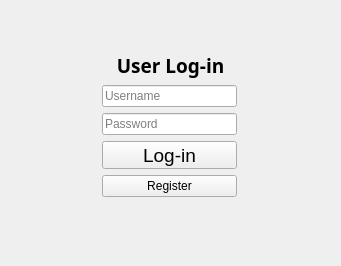
<?xml version="1.0" encoding="UTF-8"?>
<ui version="4.0">
 <class>MainWindow</class>
 <widget class="QMainWindow" name="MainWindow">
  <property name="windowModality">
   <enum>Qt::ApplicationModal</enum>
  </property>
  <property name="geometry">
   <rect>
    <x>0</x>
    <y>0</y>
    <width>341</width>
    <height>266</height>
   </rect>
  </property>
  <property name="minimumSize">
   <size>
    <width>341</width>
    <height>266</height>
   </size>
  </property>
  <property name="maximumSize">
   <size>
    <width>341</width>
    <height>266</height>
   </size>
  </property>
  <property name="windowTitle">
   <string>ABC Log-in</string>
  </property>
  <property name="animated">
   <bool>true</bool>
  </property>
  <widget class="QWidget" name="centralwidget">
   <property name="minimumSize">
    <size>
     <width>341</width>
     <height>266</height>
    </size>
   </property>
   <property name="maximumSize">
    <size>
     <width>341</width>
     <height>266</height>
    </size>
   </property>
   <widget class="QWidget" name="layoutWidget">
    <property name="geometry">
     <rect>
      <x>102</x>
      <y>52</y>
      <width>135</width>
      <height>145</height>
     </rect>
    </property>
    <layout class="QGridLayout" name="gridLayout">
     <item row="0" column="0">
      <widget class="QLabel" name="label">
       <property name="font">
        <font>
         <family>Yu Gothic UI Semibold</family>
         <pointsize>14</pointsize>
         <weight>75</weight>
         <bold>true</bold>
        </font>
       </property>
       <property name="text">
        <string>   User Log-in</string>
       </property>
      </widget>
     </item>
     <item row="1" column="0">
      <widget class="QLineEdit" name="lineEdit">
       <property name="placeholderText">
        <string>Username</string>
       </property>
      </widget>
     </item>
     <item row="2" column="0">
      <widget class="QLineEdit" name="lineEdit_2">
       <property name="echoMode">
        <enum>QLineEdit::Password</enum>
       </property>
       <property name="placeholderText">
        <string>Password</string>
       </property>
      </widget>
     </item>
     <item row="3" column="0">
      <widget class="QPushButton" name="user_login">
       <property name="font">
        <font>
         <pointsize>14</pointsize>
        </font>
       </property>
       <property name="text">
        <string>Log-in</string>
       </property>
      </widget>
     </item>
     <item row="4" column="0">
      <widget class="QPushButton" name="user_reg">
       <property name="text">
        <string>Register</string>
       </property>
      </widget>
     </item>
    </layout>
   </widget>
  </widget>
 </widget>
 <resources/>
 <connections/>
</ui>
